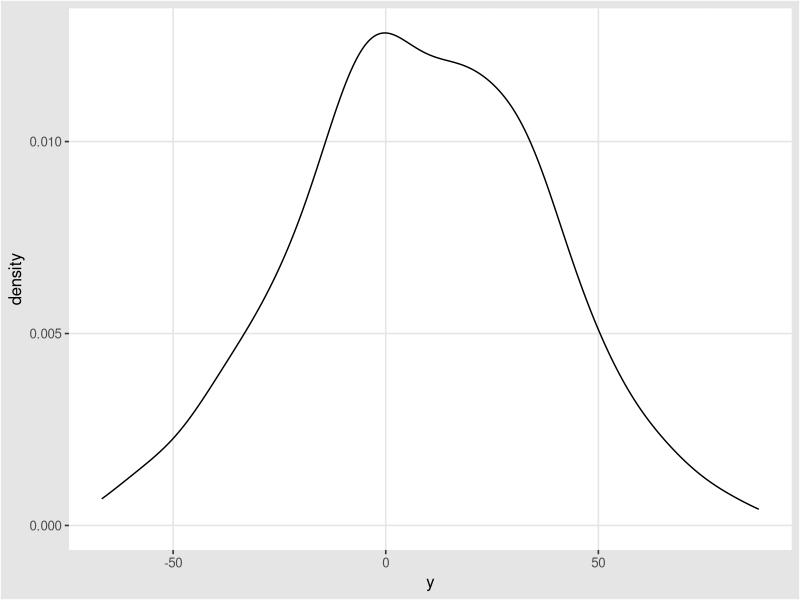

This figure's R source:
## ---- chunk 1
knitr::opts_chunk$set(echo = FALSE)
## ---- chunk 2
example_code <- 'This will be printed'
## ---- chunk 3
example_code2 <- 'This will not be printed'
## ---- chunk 4
library(ggplot2)
library(ggthemes)
data <- data.frame(x = 1:500, 
                   y = rnorm(n = 500, mean = 10, sd = 30)
                   )

ggplot(data) + 
  geom_density(aes(x = y)) + 
  theme_igray()

## ---- chunk 5
library(dplyr)
library(kableExtra)

data <- data.frame(x = 1:500, 
                   y = rnorm(n = 500, mean = 10, sd = 30)
)

data %>% 
  dplyr::summarize(`Mean of X` = mean(x), 
            `Median of Y` = median(y), 
            `Number of Observations` = n()) %>%
  kbl() %>%
  kable_minimal()

#Tables in pdf: https://cran.r-project.org/web/packages/kableExtra/vignettes/awesome_table_in_pdf.pdf
#Tables in html: https://cran.r-project.org/web/packages/kableExtra/vignettes/awesome_table_in_html.html
## ---- chunk 6
library(dplyr)
library(kableExtra)
library(broom)

lm(y~x, data = data) %>%
  tidy() %>%
  kbl() %>%
  kable_material_dark()
